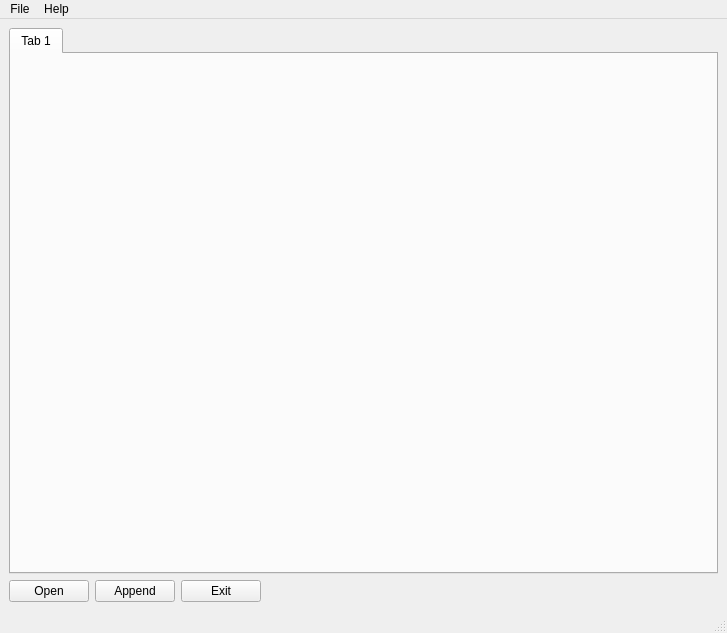
<?xml version="1.0" encoding="UTF-8"?>
<ui version="4.0">
 <class>MainWindow</class>
 <widget class="QMainWindow" name="MainWindow">
  <property name="geometry">
   <rect>
    <x>0</x>
    <y>0</y>
    <width>727</width>
    <height>633</height>
   </rect>
  </property>
  <property name="windowTitle">
   <string>Image Line Extractor</string>
  </property>
  <widget class="QWidget" name="centralwidget">
   <layout class="QGridLayout" name="gridLayout">
    <item row="1" column="0">
     <layout class="QHBoxLayout" name="horizontalLayout">
      <item>
       <widget class="QPushButton" name="openBtn">
        <property name="text">
         <string>Open</string>
        </property>
        <property name="icon">
         <iconset resource="rsc/my_qt.qrc">
          <normaloff>:/file/file open.png</normaloff>:/file/file open.png</iconset>
        </property>
       </widget>
      </item>
      <item>
       <widget class="QPushButton" name="appendTab">
        <property name="text">
         <string>Append</string>
        </property>
       </widget>
      </item>
      <item>
       <widget class="QPushButton" name="exitBtn">
        <property name="text">
         <string>Exit</string>
        </property>
       </widget>
      </item>
      <item>
       <spacer name="horizontalSpacer">
        <property name="orientation">
         <enum>Qt::Horizontal</enum>
        </property>
        <property name="sizeHint" stdset="0">
         <size>
          <width>40</width>
          <height>20</height>
         </size>
        </property>
       </spacer>
      </item>
     </layout>
    </item>
    <item row="0" column="0">
     <widget class="QTabWidget" name="tabWidget">
      <property name="currentIndex">
       <number>0</number>
      </property>
      <widget class="QWidget" name="tab_00">
       <attribute name="title">
        <string>Tab 1</string>
       </attribute>
      </widget>
     </widget>
    </item>
   </layout>
  </widget>
  <widget class="QMenuBar" name="menubar">
   <property name="geometry">
    <rect>
     <x>0</x>
     <y>0</y>
     <width>727</width>
     <height>21</height>
    </rect>
   </property>
   <widget class="QMenu" name="menuFile">
    <property name="title">
     <string>File</string>
    </property>
    <addaction name="actionOpen"/>
    <addaction name="separator"/>
    <addaction name="actionExit"/>
   </widget>
   <widget class="QMenu" name="menuHelp">
    <property name="title">
     <string>Help</string>
    </property>
    <addaction name="actionAbout"/>
   </widget>
   <addaction name="menuFile"/>
   <addaction name="menuHelp"/>
  </widget>
  <widget class="QStatusBar" name="statusbar"/>
  <action name="actionOpen">
   <property name="text">
    <string>Open</string>
   </property>
   <property name="shortcut">
    <string>Ctrl+O</string>
   </property>
  </action>
  <action name="actionExit">
   <property name="text">
    <string>Exit</string>
   </property>
   <property name="shortcut">
    <string>Ctrl+X</string>
   </property>
  </action>
  <action name="actionAbout">
   <property name="text">
    <string>About</string>
   </property>
  </action>
 </widget>
 <resources>
  <include location="rsc/my_qt.qrc"/>
 </resources>
 <connections/>
</ui>
